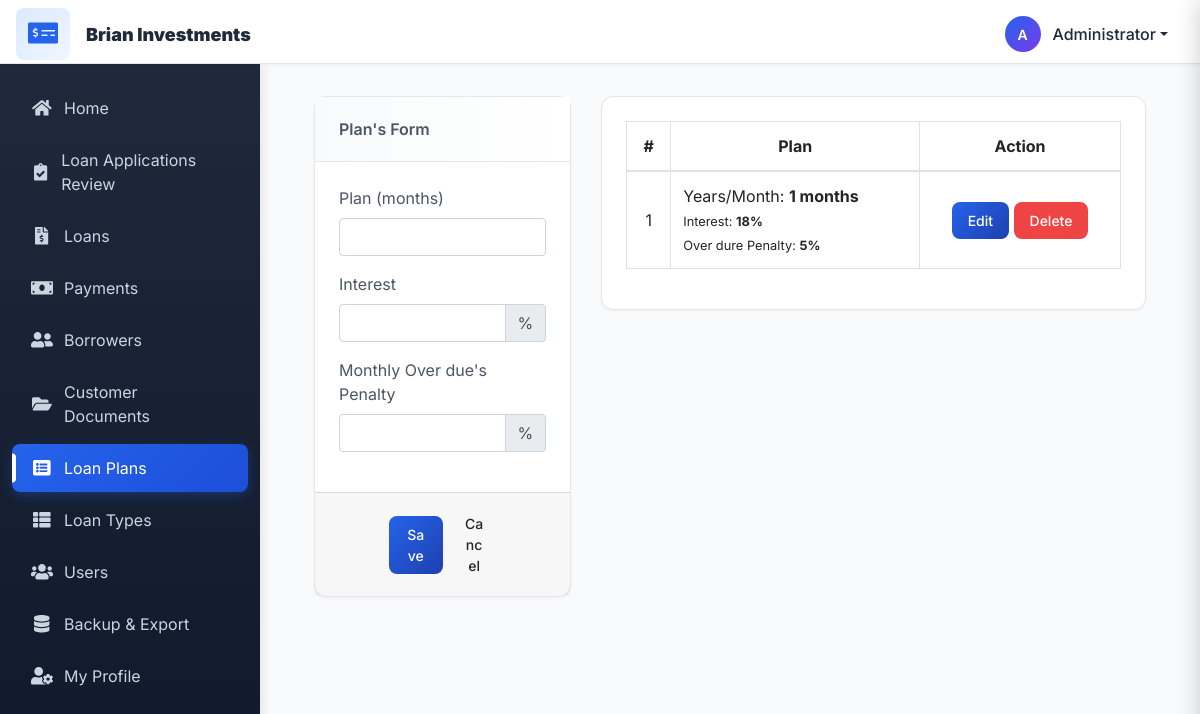
The page /admin.php?page=plan (signed in) on the database its author committed.
### tables this page shows
CREATE TABLE `loan_plan` (
  `id` int(30) NOT NULL,
  `months` int(11) NOT NULL,
  `interest_percentage` float NOT NULL COMMENT 'TOTAL interest percentage (not annual)',
  `penalty_rate` int(11) NOT NULL COMMENT 'Penalty rate for overdue payments',
  `calculation_type` varchar(20) DEFAULT 'simple' COMMENT 'simple = TOTAL interest applied to principal'
);

### plan.php (the view, shortened to what this page needs)
<?php include('db_connect.php');?>
<div class="container-fluid">
	<div class="col-lg-12">
		<div class="row">
			<div class="col-md-4">
			<form action="" id="manage-plan">
				<div class="card">
					<div class="card-header">
						   Plan's Form
				  	</div>
					<div class="card-body">
							<div class="form-group">
								<label class="control-label">Plan (months)</label>
								<input type="number" name="months" id="" class="form-control text-right">
							</div>
							<div class="form-group">
								<label class="control-label">Interest</label>
								<div class="input-group">
								  <input type="number" step="any" min="0" max="100" class="form-control text-right" name="interest_percentage" aria-label="Interest">
								  <div class="input-group-append">
								    <span class="input-group-text">%</span>
								  </div>
								</div>
							</div>
							<div class="form-group">
								<label class="control-label">Monthly Over due's Penalty</label>
								<div class="input-group">
								  <input type="number" step="any" min="0" max="100" class="form-control text-right" aria-label="Penalty percentage" name="penalty_rate">
								  <div class="input-group-append">
								    <span class="input-group-text">%</span>
								  </div>
								</div>
							</div>
					</div>
					<div class="card-footer">
						<div class="row">
							<div class="col-md-12">
								<button class="btn btn-sm btn-primary col-sm-3 offset-md-3"> Save</button>
								<button class="btn btn-sm btn-default col-sm-3" type="button" onclick="_reset()"> Cancel</button>
							</div>
						</div>
					</div>
				</div>
			</form>
			</div>
			<div class="col-md-8">
				<div class="card">
					<div class="card-body">
						<table class="table table-bordered table-hover">
							<thead>
								<tr>
									<th class="text-center">#</th>
									<th class="text-center">Plan</th>
									<th class="text-center">Action</th>
								</tr>
							</thead>
							<tbody>
								<?php
								$i = 1;
								$plan = $conn->query("SELECT * FROM loan_plan order by id asc");
								while($row=$plan->fetch_assoc()):
									$months = $row['months'];
									$months = $months / 12;
									if($months < 1){
										$months = $row['months']. " months";
									}else{
										$m = explode(".", $months);
										$months = $m[0] . " yrs.";
										if(isset($m[1])){
											$months .= " and ".number_format(12 * ($m[1] /100 ),0)."month/s";
										}
									}
								?>
								<tr>
									<td class="text-center"><?php echo $i++ ?></td>
									<td class="">
										 <p>Years/Month: <b><?php echo $months ?></b></p>
										 <p><small>Interest: <b><?php echo $row['interest_percentage']."%" ?></b></small></p>
										 <p><small>Over dure Penalty: <b><?php echo $row['penalty_rate']."%" ?></b></small></p>
									</td>
									<td class="text-center">
										<button class="btn btn-sm btn-primary edit_plan" type="button" data-id="<?php echo $row['id'] ?>" data-months="<?php echo $row['months'] ?>" data-interest_percentage="<?php echo $row['interest_percentage'] ?>" >Edit</button>
										<button class="btn btn-sm btn-danger delete_plan" type="button" data-id="<?php echo $row['id'] ?>">Delete</button>
									</td>
								</tr>
								<?php endwhile; ?>
							</tbody>
						</table>
					</div>
				</div>
			</div>
		</div>
	</div>
</div>

### assets/css/style.css (style rules this page uses)
:root { --primary-blue: #2563eb; --primary-dark: #1e40af; --primary-light: #dbeafe; --sidebar-bg: #1e293b; --sidebar-bg-gradient-start: #1e293b; --sidebar-bg-gradient-end: #0f172a; --sidebar-text: #cbd5e1; --sidebar-hover: #334155; --sidebar-active: #2563eb; --topbar-bg: #ffffff; --topbar-border: #e5e7eb; --topbar-text: #1f2937; --gray-50: #f9fafb; --gray-100: #f3f4f6; --gray-200: #e5e7eb; --gray-300: #d1d5db; --gray-400: #9ca3af; --gray-500: #6b7280; --gray-600: #4b5563; --gray-700: #374151; --gray-800: #1f2937; --gray-900: #111827; --success: #10b981; --success-light: #d1fae5; --warning: #f59e0b; --warning-light: #fef3c7; --danger: #ef4444; --danger-light: #fee2e2; --info: #0ea5e9; --info-light: #dbeafe; --card-bg: #ffffff; --card-border: #e5e7eb; --card-shadow: rgba(0, 0, 0, 0.05); --button-shadow: rgba(37, 99, 235, 0.3); }
body { font-family: 'Inter', -apple-system, BlinkMacSystemFont, 'Segoe UI', Arial, sans-serif; font-size: 16px; line-height: 1.5; color: #4b5563; color: var(--gray-600); width: 100%; height: calc(100%); }
.card { border-radius: 12px; border: 1px solid #e5e7eb; border: 1px solid var(--card-border); box-shadow: 0 1px 3px rgba(0,0,0,0.05); box-shadow: 0 1px 3px var(--card-shadow); transition: all 0.3s ease; margin-bottom: 1.5rem; background: #ffffff; background: var(--card-bg); }
.card-header { background: linear-gradient(to right, #f9fafb, white); background: linear-gradient(to right, var(--gray-50), white); border-bottom: 1px solid #e5e7eb; border-bottom: 1px solid var(--card-border); padding: 1.25rem 1.5rem; font-weight: 600; border-top-left-radius: 12px; border-top-right-radius: 12px; }
.card-body { padding: 1.5rem; }
.btn { border-radius: 0.5rem; font-weight: 500; padding: 0.625rem 1.25rem; transition: all 0.2s ease; border: none; font-family: 'Inter', sans-serif; }
.btn-primary { background: linear-gradient(135deg, #2563eb 0%, #1d4ed8 100%); background: linear-gradient(135deg, var(--primary-blue) 0%, var(--primary-dark) 100%); color: #fff; border: none; }
.btn-sm { padding: 0.5rem 1rem; font-size: 0.875rem; }
.btn-danger { background: #ef4444; background: var(--danger); color: #fff; }

### admin.php (style rules this page uses)
body { background: #f9fafb; background: var(--gray-50, #f9fafb); }

### plan.php (style rules this page uses)
td { vertical-align: middle !important; }
td p { margin: unset }

### rows shown on the page
loan_plan: months "1 months", interest_percentage "18", penalty_rate "5"

### other values the page prints
$initials "A"
$user_name "Administrator"
